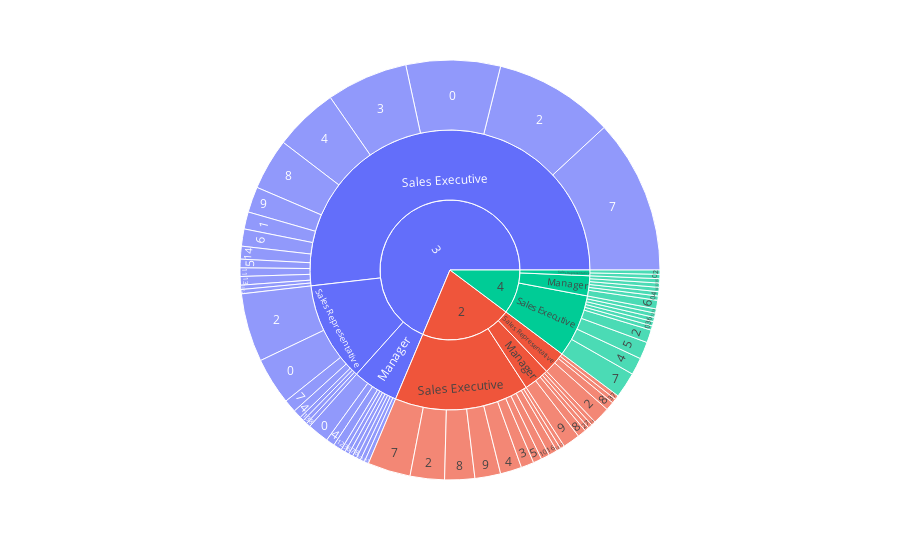

The notebook cell saved with this chart:
### Code cell
fig=px.sunburst(df_sales, path=['PerformanceRating','EmpJobRole','ExperienceYearsInCurrentRole'])
fig.show()

# 47 underperforming employees from Sales Executive have 7-9 years experience in current role
# 8 underperforming employees from Sales Representative have 8 years experience in current role
# 9 underperforming employees from Sales Manager have 9 years experience in current role

### Figure 1 — Plotly figure (JSON) as saved in the notebook; plotly's stock layout.template omitted (floating-point values rounded to 4 significant figures)
{"data": [{"branchvalues": "total", "domain": {"x": [0, 1], "y": [0, 1]}, "hovertemplate": "labels=%{label}<br>count=%{value}<br>parent=%{parent}<br>id=%{id}<extra></extra>", "ids": ["3/Manager/0", "4/Manager/0", "3/Sales Executive/0", "4/Sales Executive/0", "3/Sales Representative/0", "4/Sales Representative/0", "3/Sales Executive/1", "3/Sales Representative/1", "2/Manager/2", "2/Sales Executive/2", "3/Sales Executive/2", "4/Sales Executive/2", "2/Sales Representative/2", "3/Sales Representative/2", "4/Sales Representative/2", "3/Manager/3", "2/Sales Executive/3", "3/Sales Executive/3", "4/Sales Executive/3", "2/Sales Representative/3", "3/Sales Representative/3", "3/Manager/4", "4/Manager/4", "2/Sales Executive/4", "3/Sales Executive/4", "4/Sales Executive/4", "3/Sales Representative/4", "2/Sales Executive/5", "3/Sales Executive/5", "4/Sales Executive/5", "3/Manager/6", "4/Manager/6", "3/Sales Executive/6", "4/Sales Executive/6", "2/Manager/7", "3/Manager/7", "2/Sales Executive/7", "3/Sales Executive/7", "4/Sales Executive/7", "2/Sales Representative/7", "3/Sales Representative/7", "2/Manager/8", "3/Manager/8", "2/Sales Executive/8", "3/Sales Executive/8", "2/Sales Representative/8", "3/Sales Representative/8", "2/Manager/9", "2/Sales Executive/9", "3/Sales Executive/9", "3/Manager/10", "4/Manager/10", "2/Sales Executive/10", "3/Sales Executive/10", "3/Sales Executive/11", "3/Manager/12", "3/Sales Executive/12", "4/Sales Executive/12", "3/Manager/13", "4/Manager/13", "2/Sales Executive/13", "3/Sales Executive/13", "4/Sales Executive/13", "3/Sales Executive/14", "3/Manager/15", "4/Manager/15", "2/Manager/16", "2/Sales Executive/16", "2/Sales Executive/17", "2/Manager", "3/Manager", "4/Manager", "2/Sales Executive", "3/Sales Executive", "4/Sales Executive", "2/Sales Representative", "3/Sales Representative", "4/Sales Representative", "2", "3", "4"], "labels": ["0", "0", "0", "0", "0", "0", "1", "1", "2", "2", "2", "2", "2", "2", "2", "3", "3", "3", "3", "3", "3", "4", "4", "4", "4", "4", "4", "5", "5", "5", "6", "6", "6", "6", "7", "7", "7", "7", "7", "7", "7", "8", "8", "8", "8", "8", "8", "9", "9", "9", "10", "10", "10", "10", "11", "12", "12", "12", "13", "13", "13", "13", "13", "14", "15", "15", "16", "16", "17", "Manager", "Manager", "Manager", "Sales Executive", "Sales Executive", "Sales Executive", "Sales Representative", "Sales Representative", "Sales Representative", "2", "3", "4"], "name": "", "parents": ["3/Manager", "4/Manager", "3/Sales Executive", "4/Sales Executive", "3/Sales Representative", "4/Sales Representative", "3/Sales Executive", "3/Sales Representative", "2/Manager", "2/Sales Executive", "3/Sales Executive", "4/Sales Executive", "2/Sales Representative", "3/Sales Representative", "4/Sales Representative", "3/Manager", "2/Sales Executive", "3/Sales Executive", "4/Sales Executive", "2/Sales Representative", "3/Sales Representative", "3/Manager", "4/Manager", "2/Sales Executive", "3/Sales Executive", "4/Sales Executive", "3/Sales Representative", "2/Sales Executive", "3/Sales Executive", "4/Sales Executive", "3/Manager", "4/Manager", "3/Sales Executive", "4/Sales Executive", "2/Manager", "3/Manager", "2/Sales Executive", "3/Sales Executive", "4/Sales Executive", "2/Sales Representative", "3/Sales Representative", "2/Manager", "3/Manager", "2/Sales Executive", "3/Sales Executive", "2/Sales Representative", "3/Sales Representative", "2/Manager", "2/Sales Executive", "3/Sales Executive", "3/Manager", "4/Manager", "2/Sales Executive", "3/Sales Executive", "3/Sales Executive", "3/Manager", "3/Sales Executive", "4/Sales Executive", "3/Manager", "4/Manager", "2/Sales Executive", "3/Sales Executive", "4/Sales Executive", "3/Sales Executive", "3/Manager", "4/Manager", "2/Manager", "2/Sales Executive", "2/Sales Executive", "2", "3", "4", "2", "3", "4", "2", "3", "4", "", "", ""], "type": "sunburst", "values": [5, 1, 22, 1, 11, 1, 4, 1, 1, 8, 28, 3, 4, 16, 1, 1, 3, 19, 1, 1, 1, 2, 1, 5, 15, 4, 2, 2, 2, 4, 1, 2, 4, 1, 1, 1, 10, 36, 6, 1, 3, 2, 1, 7, 12, 2, 1, 4, 6, 6, 1, 1, 2, 1, 2, 2, 1, 1, 1, 1, 1, 2, 1, 3, 1, 1, 1, 2, 1, 9, 16, 7, 47, 157, 22, 8, 35, 2, 64, 208, 31]}], "layout": {"legend": {"tracegroupgap": 0}, "margin": {"t": 60}}}
